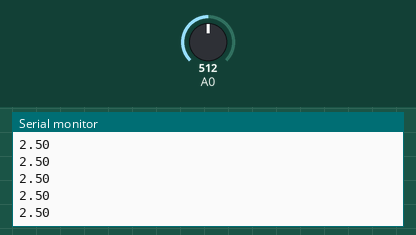
Simulated run of this sketch. Board: Arduino Uno, built with avr-gcc and run on an emulated ATmega328P. On the bench: the last lines printed to the serial monitor. The test bench sets the inputs (shaded band); at power-on: A0 = 512. The ROS host is connected and sends only what is stated.

Above: at 1.2 s.
1.3 s: A0 set to 716
At 2.3 s:
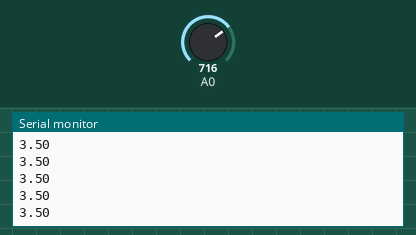
2.8 s: A0 set to 900
At 3.5 s:
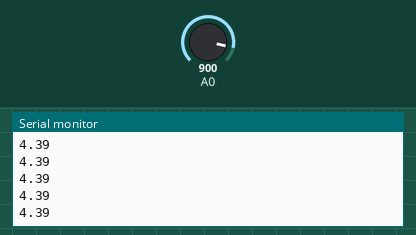
Timing chart, 0 to 5.8 s (numbered marks = the images above; inputs shaded):
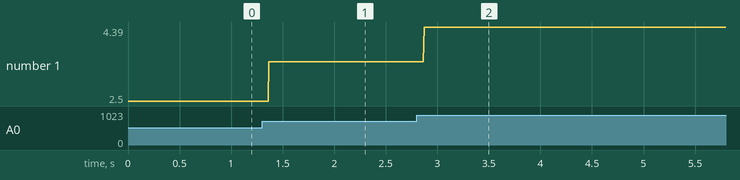

Measured:
- after the input at 1.3 s, the serial monitor: prints a new line after 0.07 s (image 1)
- after the input at 2.8 s, the serial monitor: prints a new line after 0.07 s (image 2)
- plotted number 1: 2.5 → 3.5 after the input at 1.3 s, 3.5 → 4.39 after the input at 2.8 s

The sketch:

gas_ino.ino
```cpp
#include <ros.h>
#include <std_msgs/Float32.h>


ros::NodeHandle  nh;
std_msgs::Float32 gas_msg;

ros::Publisher pub_gas("gas", &gas_msg);


void setup()
{
  nh.initNode();
  nh.advertise(pub_gas);
  Serial.begin(9600);
}

void loop() {

    float sensor_volt;
    int sensorValue = analogRead(A0);
    sensor_volt=(float)sensorValue/1024*5.0;
    Serial.println(sensor_volt);
    pub_gas.publish( &gas_msg );
    nh.spinOnce();
    //delay(1000);

}
```
